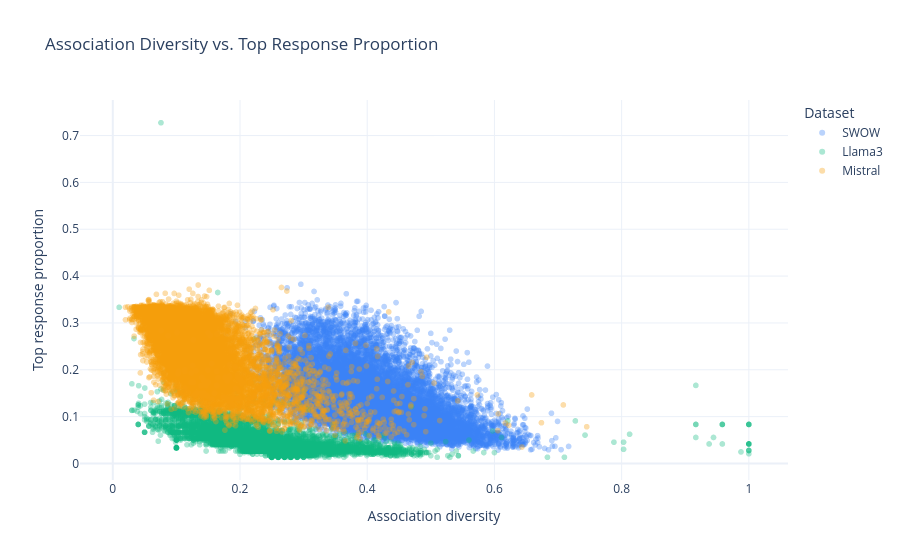

Source (notebook cell):
### Markdown cell above
### 6.1 Feature Relationships

We will investigate whether cue words with higher lexical diversity tend to have a lower concentration around their most frequent response.

We compare two previously calculated features:

- `association_diversity`: the proportion of unique responses for each cue.
- `top_response_proportion`: the proportion of responses represented by the most frequent association.

A scatter plot will help us visualize how these two features relate to each other across the three datasets.

### Code cell
# Explore the relationship between association diversity
# and top response proportion

relationship_data = pd.concat(
    [
        df[
            ["cue", "association_diversity", "top_response_proportion"]
        ].assign(Dataset=name)
        for name, df in cue_features.items()
    ],
    ignore_index=True
)

fig = px.scatter(
    relationship_data,
    x="association_diversity",
    y="top_response_proportion",
    color="Dataset",
    hover_data=["cue"],
    opacity=0.35,
    title="Association Diversity vs. Top Response Proportion",
    color_discrete_map={
        "SWOW": "#3B82F6",
        "Llama3": "#10B981",
        "Mistral": "#F59E0B"
    }
)

fig.update_layout(
    xaxis_title="Association diversity",
    yaxis_title="Top response proportion",
    template="plotly_white"
)

fig.show()

### Figure 1 — Plotly figure (JSON) as saved in the notebook; plotly's stock layout.template omitted (floating-point values rounded to 4 significant figures; data arrays with more than 128 entries replaced by an {"elided": "..."} marker saying what was removed)
{"data": [{"customdata": {"elided": "12282x1 str values"}, "hovertemplate": "Dataset=SWOW<br>association_diversity=%{x}<br>top_response_proportion=%{y}<br>cue=%{customdata[0]}<extra></extra>", "legendgroup": "SWOW", "marker": {"color": "#3B82F6", "opacity": 0.35, "symbol": "circle"}, "mode": "markers", "name": "SWOW", "showlegend": true, "type": "scattergl", "x": {"elided": "12282 float values"}, "xaxis": "x", "y": {"elided": "12282 float values"}, "yaxis": "y"}, {"customdata": {"elided": "11359x1 str values"}, "hovertemplate": "Dataset=Llama3<br>association_diversity=%{x}<br>top_response_proportion=%{y}<br>cue=%{customdata[0]}<extra></extra>", "legendgroup": "Llama3", "marker": {"color": "#10B981", "opacity": 0.35, "symbol": "circle"}, "mode": "markers", "name": "Llama3", "showlegend": true, "type": "scattergl", "x": {"elided": "11359 float values"}, "xaxis": "x", "y": {"elided": "11359 float values"}, "yaxis": "y"}, {"customdata": {"elided": "11392x1 str values"}, "hovertemplate": "Dataset=Mistral<br>association_diversity=%{x}<br>top_response_proportion=%{y}<br>cue=%{customdata[0]}<extra></extra>", "legendgroup": "Mistral", "marker": {"color": "#F59E0B", "opacity": 0.35, "symbol": "circle"}, "mode": "markers", "name": "Mistral", "showlegend": true, "type": "scattergl", "x": {"elided": "11392 float values"}, "xaxis": "x", "y": {"elided": "11392 float values"}, "yaxis": "y"}], "layout": {"legend": {"title": {"text": "Dataset"}, "tracegroupgap": 0}, "title": {"text": "Association Diversity vs. Top Response Proportion"}, "xaxis": {"anchor": "y", "domain": [0, 1], "title": {"text": "Association diversity"}}, "yaxis": {"anchor": "x", "domain": [0, 1], "title": {"text": "Top response proportion"}}}}
